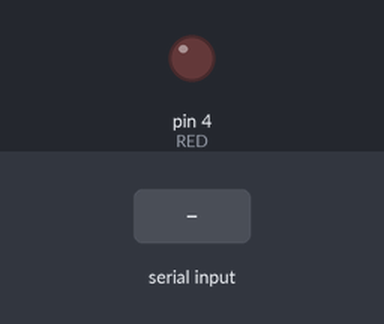
This sketch was run on a simulated Arduino Uno, built with avr-gcc and run on an emulated ATmega328P. Parts: output pins drawn as LEDs (lit = HIGH). Inputs (shaded band) come from the test bench.

Above: at 1.2 s.
1.3 s: "r" received over Serial
At 2.3 s:
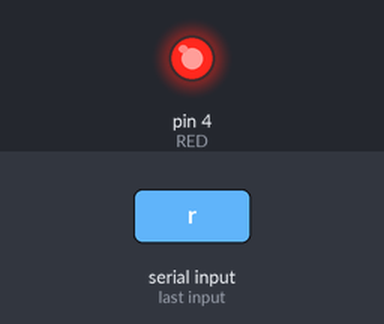
2.8 s: "g" received over Serial
At 3.5 s:
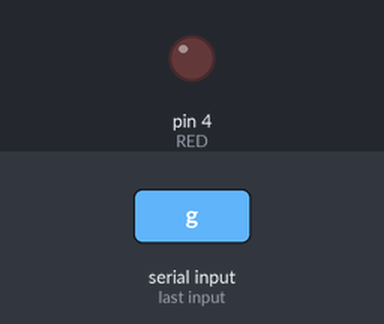
Timing chart, 0 to 5.8 s (numbered marks = the images above; inputs shaded):
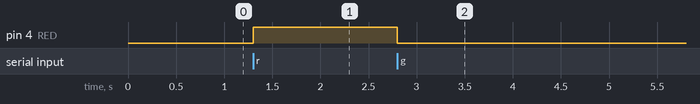

The sketch:

arduino_sketch.ino
```cpp
#define RED 4
#define GREEN 3
#define MAG A3
#define ANGLE A5

void setup(){
  Serial.begin(9600);
  pinMode(RED, OUTPUT);
  pinMode(GREEN, INPUT);
}
void loop(){
  if(Serial.available()>0){
    char c = Serial.read();
    switch(c){
      case 'p':
        Serial.print(analogRead(ANGLE));
        Serial.print(",");
        Serial.println(analogRead(MAG));
        break;
      case 'r':
        digitalWrite(RED,HIGH);
        digitalWrite(GREEN,LOW);
        break;
      case 'g':
        digitalWrite(RED,LOW);
        digitalWrite(GREEN,HIGH);
        break;
    }
  }
}
```

Measured:
- after the input at 1.3 s, pin 4 (RED): LOW → HIGH at once
- after the input at 2.8 s, pin 4 (RED): HIGH → LOW at once
